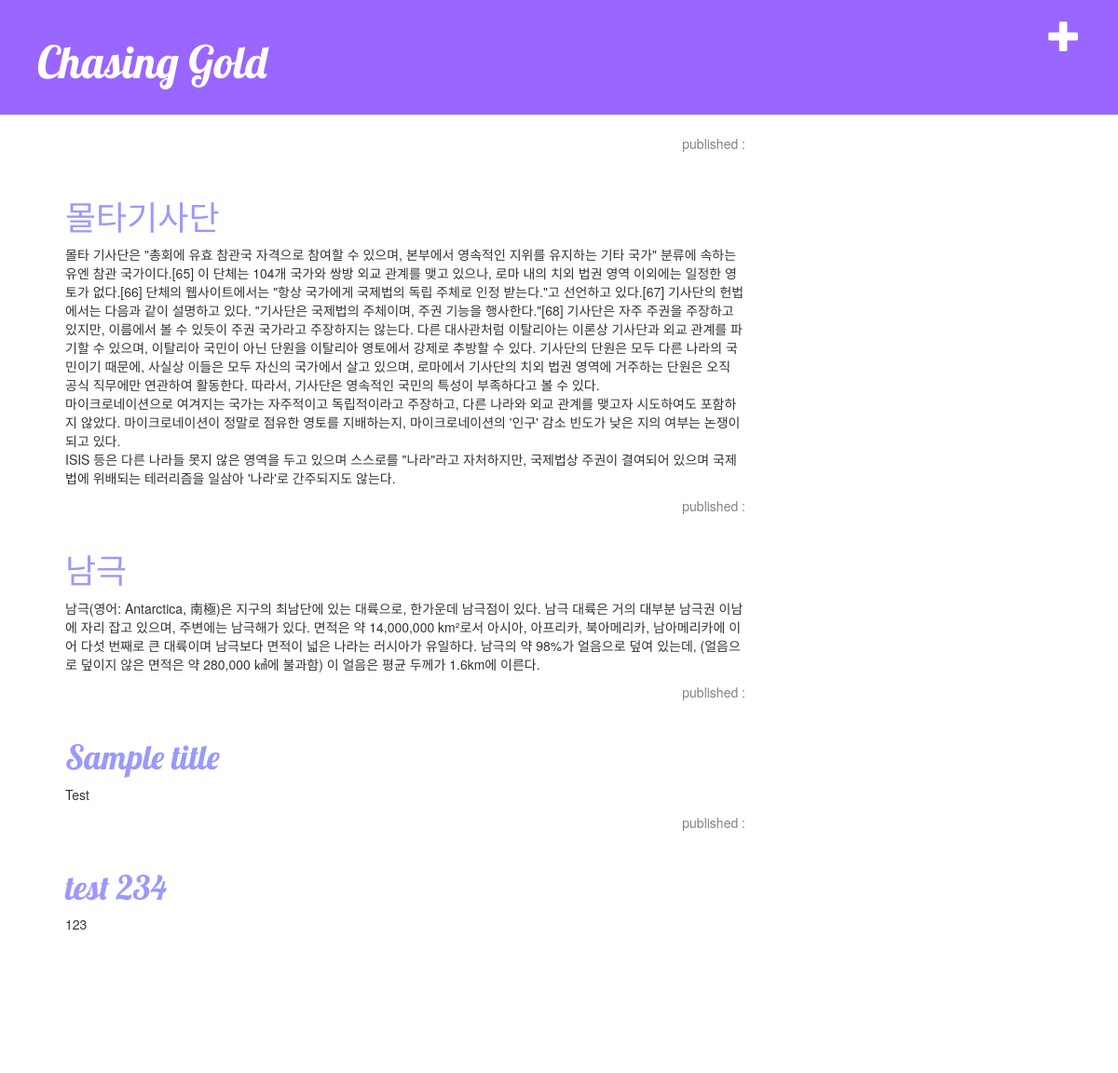
The page / on the database its author committed.
### blog/models.py (models this page shows, shortened)
class Post(models.Model):
	author = models.ForeignKey('auth.User')
	title = models.CharField(max_length=200)
	text = models.TextField()
	created_date = models.DateTimeField(
		default=timezone.now)
	published_date = models.DateTimeField(
		blank=True, null=True)

### blog/views.py (the view)
# urls.py: url(r'^$', views.post_list, name='post_list'),
def post_list(request):
	posts = Post.objects.filter()
	return render(request, 'blog/post_list.html', {'posts': posts})

### blog/templates/blog/post_list.html
{% extends 'blog/base.html' %}
{% block content %}
{% for post in posts %}
	<div class="post">
		<div class="date">
			<p>published : {{post.created_data}}
		</div>
	</div>
	<h1><a href="{% url 'post_detail' pk=post.pk %}">{{post.title}}</a></h1>
	<p>{{ post.text | linebreaksbr }}</p>
{% endfor %}
{% endblock content %}

### blog/static/css/blog.css (style rules this page uses)
h1 a { color: #9999ff; font-family: 'Lobster'; }
h1, h2, h3, h4 { font-family: 'Lobster', cursive; }
.date { float: right; color: #828282; }
.post { margin-bottom: 70px; }

### rows shown on the page
Post: title "몰타기사단", text "몰타 기사단은 \"총회에 유효 참관국 자격으로 참여할 수 있으며, 본부에서 영속적인 지위를 유지하는 기타 국가\" 분류에 속하는 유엔 참관 국가이다.[65] 이 단체는 104개 국가와 쌍방 외교 관계를 맺고 있으나, 로마 내의 치외 법권 영역 이외에는 일정한 영토가 없다.[66] 단체의 웹사이트에서는 \"항상 국가에게 국제법의 독립 주체로 인정 받는다.\"고 선언하고 있다.[67] 기사단의 헌법 에서는 다음과 같이 설명하고 있다. \"기사단은 국제법의 주체이며, 주권 기능을 행사한다.\"[68] 기사단은 자주 주권을 주장하고 있지만, 이름에서 볼 수 있듯이 주권 국가라고 주장하지는 않는다. 다른 대사관처럼 이탈리아는 이론상 기사단과 외교 관계를 파기할 수 있으며, 이탈리아 국민이 아닌 단원을 이탈리아 영토에서 강제로 추방할 수 있다. 기사단의 단원은 모두 다른 나라의 국민이기 때문에, 사실상 이들은 모두 자신의 국가에서 살고 있으며, 로마에서 기사단의 치외 법권 영역에 거주하는 단원은 오직 공식 직무에만 연관하여 활동한다. 따라서, 기사단은 영속적인 국민의 특성이 부족하다고 볼 수 있다. 마이크로네이션으로 여겨지는 국가는 자주적이고 독립적이라고 주장하고, 다른 나라와 외교 관계를 맺고자 시도하여도 포함하지 않았다. 마이크로네이션이 정말로 점유한 영토를 지배하는지, 마이크로네이션의 '인구' 감소 빈도가 낮은 지의 여부는 논쟁이 되고 있다.…"
Post: title "남극", text "남극(영어: Antarctica, 南極)은 지구의 최남단에 있는 대륙으로, 한가운데 남극점이 있다. 남극 대륙은 거의 대부분 남극권 이남에 자리 잡고 있으며, 주변에는 남극해가 있다. 면적은 약 14,000,000 km²로서 아시아, 아프리카, 북아메리카, 남아메리카에 이어 다섯 번째로 큰 대륙이며 남극보다 면적이 넓은 나라는 러시아가 유일하다. 남극의 약 98%가 얼음으로 덮여 있는데, (얼음으로 덮이지 않은 면적은 약 280,000 ㎢에 불과함) 이 얼음은 평균 두께가 1.6km에 이른다."
Post: title "Sample title", text "Test"
Post: title "test 234", text "123"
